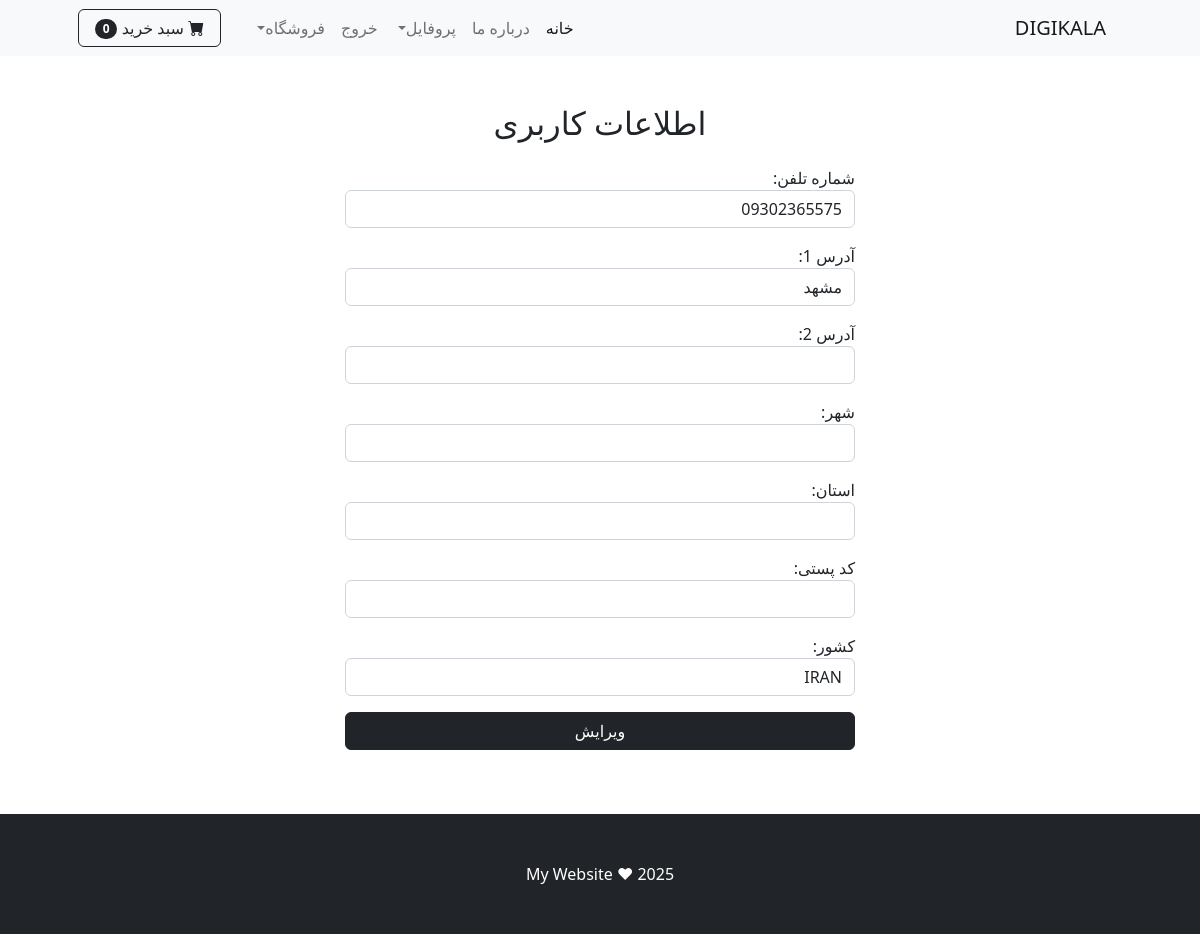
The page /update_info/ (signed in) on the database its author committed.
### shop/models.py (models this page shows, shortened)
class Profile(models.Model):
    user = models.OneToOneField(User, on_delete=models.CASCADE)
    date_modified = models.DateTimeField(auto_now=True)
    phone = models.CharField(max_length=25, blank=True)
    address1 = models.CharField(max_length=250, blank=True)
    address2 = models.CharField(max_length=250, blank=True)
    city = models.CharField(max_length=25, blank=True)
    state = models.CharField(max_length=25, blank=True)
    zipcode = models.CharField(max_length=25, blank=True)
    country = models.CharField(max_length=25, default="IRAN")

### shop/views.py (the view)
# urls.py: path('update_info/', views.update_info, name="update_info"),
def update_info(request):
    if request.user.is_authenticated:
        current_user = Profile.objects.get(user__id=request.user.id)
        form = UpdateUserInfoForm(request.POST or None, instance=current_user)
        if form.is_valid():
            form.save()
            messages.success(request, 'اطلاعات کاربری شما ویرایش شد.')
            return redirect("home")
        return render(request, "update_info.html", {'form': form})
    else:
        messages.success(request, 'ابتدا باید وارد شوید.')
        return redirect("home")

### shop/forms.py (shortened to what this page needs)
class UpdateUserInfoForm(forms.ModelForm):
    class Meta:
        model = Profile
        fields = ['phone','address1','address2','city','state','zipcode','country']
        labels = {
            'phone':'شماره تلفن',
            'address1':'آدرس 1',
            'address2':'آدرس 2',
            'city':'شهر',
            'state':'استان',
            'zipcode':'کد پستی',
            'country':'کشور'
        }
        widgets = {
            'phone':forms.TextInput(attrs={'class':'form-control'}),
            'address1':forms.TextInput(attrs={'class':'form-control'}),
            'address2':forms.TextInput(attrs={'class':'form-control'}),
            'city':forms.TextInput(attrs={'class':'form-control'}),
            'state':forms.TextInput(attrs={'class':'form-control'}),
            'zipcode':forms.TextInput(attrs={'class':'form-control'}),
            'country':forms.TextInput(attrs={'class':'form-control'}),
        }

### cart/cart.py (called while the page is built)
    def __len__(self):
        return len(self.cart)

### cart/context_processors.py (called while the page is built)
def cart(request):
    return{'cart':Cart(request)}

### shop/templates/update_info.html (shortened to what this page needs)
{% extends "base.html" %}
{% block content %}
<div class="container px-4 px-lg-5 mt-5" dir="rtl">
    <div class="row justify-content-center">
        <div class="col-md-6">
            <h2 class="text-center mb-4">اطلاعات کاربری</h2>
            <form method="POST" action="{% url 'update_info' %}">
                {{ form.as_p }}
                <div class="text-center mt-3">
                    <button type="submit" class="btn btn-dark w-100">ویرایش</button>
                </div>
            </form>
        </div>
    </div>
</div>
{% endblock %}

### rows shown on the page
Profile: phone "09302365575", address1 "مشهد", country "IRAN"

### other values the page prints
{{ cart|length }} "0"
